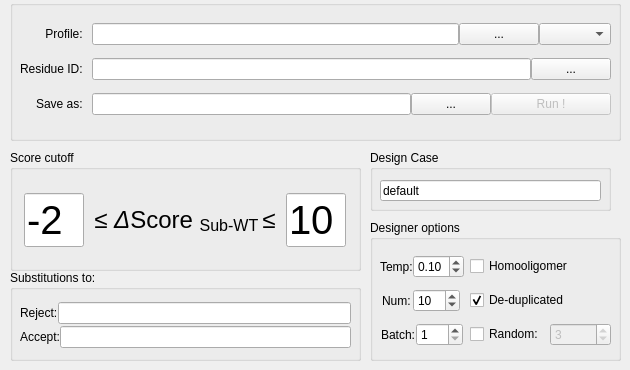
    <widget class="QWidget" name="tab_mutate">
     <property name="statusTip">
      <string>Load Mutants from PSSM with biases.</string>
     </property>
     <attribute name="title">
      <string>Mutate</string>
     </attribute>
     <widget class="QGroupBox" name="groupBox_4">
      <property name="geometry">
       <rect>
        <x>10</x>
        <y>0</y>
        <width>611</width>
        <height>141</height>
       </rect>
      </property>
      <property name="title">
       <string/>
      </property>
      <widget class="QWidget" name="layoutWidget">
       <property name="geometry">
        <rect>
         <x>10</x>
         <y>10</y>
         <width>591</width>
         <height>121</height>
        </rect>
       </property>
       <layout class="QGridLayout" name="gridLayout_IO">
        <property name="verticalSpacing">
         <number>0</number>
        </property>
        <item row="0" column="1">
         <layout class="QHBoxLayout" name="horizontalLayout_18">
          <item>
           <widget class="QLineEdit" name="lineEdit_input_csv">
            <property name="statusTip">
             <string>Input protein profile. eg. PSSM/DMS/CSV. Ignored if external designer is used.</string>
            </property>
            <property name="text">
             <string/>
            </property>
           </widget>
          </item>
          <item>
           <widget class="QPushButton" name="pushButton_open_input_csv">
            <property name="text">
             <string>...</string>
            </property>
           </widget>
          </item>
          <item>
           <widget class="QComboBox" name="comboBox_profile_type">
            <property name="sizePolicy">
             <sizepolicy hsizetype="Fixed" vsizetype="Fixed">
              <horstretch>0</horstretch>
              <verstretch>0</verstretch>
             </sizepolicy>
            </property>
            <property name="minimumSize">
             <size>
              <width>0</width>
              <height>0</height>
             </size>
            </property>
            <property name="maximumSize">
             <size>
              <width>120</width>
              <height>16777215</height>
             </size>
            </property>
            <property name="statusTip">
             <string>Format of profile, automatically determined. Profile will be ignored if choosing external designer.</string>
            </property>
           </widget>
          </item>
         </layout>
        </item>
        <item row="1" column="0">
         <widget class="QLabel" name="label_input_pssm_csv_2">
          <property name="text">
           <string>Residue ID: </string>
          </property>
          <property name="alignment">
           <set>Qt::AlignRight|Qt::AlignTrailing|Qt::AlignVCenter</set>
          </property>
         </widget>
        </item>
        <item row="2" column="1">
         <layout class="QHBoxLayout" name="horizontalLayout_19">
          <item>
           <widget class="QLineEdit" name="lineEdit_output_pse_mutate">
            <property name="sizePolicy">
             <sizepolicy hsizetype="Minimum" vsizetype="Fixed">
              <horstretch>0</horstretch>
              <verstretch>0</verstretch>
             </sizepolicy>
            </property>
            <property name="statusTip">
             <string>Output session path</string>
            </property>
            <property name="text">
             <string/>
            </property>
           </widget>
          </item>
          <item>
           <widget class="QPushButton" name="pushButton_open_output_pse_mutate">
            <property name="sizePolicy">
             <sizepolicy hsizetype="Fixed" vsizetype="Fixed">
              <horstretch>0</horstretch>
              <verstretch>0</verstretch>
             </sizepolicy>
            </property>
            <property name="text">
             <string>...</string>
            </property>
           </widget>
          </item>
          <item>
           <widget class="QPushButton" name="pushButton_run_PSSM_to_pse">
            <property name="enabled">
             <bool>false</bool>
            </property>
            <property name="sizePolicy">
             <sizepolicy hsizetype="Fixed" vsizetype="Fixed">
              <horstretch>0</horstretch>
              <verstretch>0</verstretch>
             </sizepolicy>
            </property>
            <property name="maximumSize">
             <size>
              <width>120</width>
              <height>16777215</height>
             </size>
            </property>
            <property name="text">
             <string>Run !</string>
            </property>
            <property name="checkable">
             <bool>false</bool>
            </property>
           </widget>
          </item>
         </layout>
        </item>
        <item row="2" column="0">
         <widget class="QLabel" name="label_output_pse_2">
          <property name="text">
           <string>Save as: </string>
          </property>
          <property name="alignment">
           <set>Qt::AlignRight|Qt::AlignTrailing|Qt::AlignVCenter</set>
          </property>
         </widget>
        </item>
        <item row="1" column="1">
         <layout class="QHBoxLayout" name="horizontalLayout_3">
          <item>
           <widget class="QLineEdit" name="lineEdit_input_customized_indices">
            <property name="statusTip">
             <string>Design residue indices, text file or string like `16-78,99,103,192-199`</string>
            </property>
            <property name="text">
             <string/>
            </property>
           </widget>
          </item>
          <item>
           <widget class="QPushButton" name="pushButton_open_customized_indices">
            <property name="sizePolicy">
             <sizepolicy hsizetype="Fixed" vsizetype="Fixed">
              <horstretch>0</horstretch>
              <verstretch>0</verstretch>
             </sizepolicy>
            </property>
            <property name="text">
             <string>...</string>
            </property>
           </widget>
          </item>
         </layout>
        </item>
        <item row="0" column="0">
         <widget class="QLabel" name="label_input_pssm_csv">
          <property name="text">
           <string>Profile: </string>
          </property>
          <property name="alignment">
           <set>Qt::AlignRight|Qt::AlignTrailing|Qt::AlignVCenter</set>
          </property>
         </widget>
        </item>
       </layout>
      </widget>
     </widget>
     <widget class="QGroupBox" name="groupBox_2">
      <property name="geometry">
       <rect>
        <x>10</x>
        <y>150</y>
        <width>351</width>
        <height>121</height>
       </rect>
      </property>
      <property name="title">
       <string>Score cutoff</string>
      </property>
      <widget class="QWidget" name="verticalLayoutWidget_4">
       <property name="geometry">
        <rect>
         <x>10</x>
         <y>30</y>
         <width>331</width>
         <height>81</height>
        </rect>
       </property>
       <layout class="QVBoxLayout" name="verticalLayout_7">
        <item>
         <layout class="QHBoxLayout" name="horizontalLayout_36">
          <item>
           <widget class="QLineEdit" name="lineEdit_score_minima">
            <property name="sizePolicy">
             <sizepolicy hsizetype="Fixed" vsizetype="Fixed">
              <horstretch>0</horstretch>
              <verstretch>0</verstretch>
             </sizepolicy>
            </property>
            <property name="maximumSize">
             <size>
              <width>60</width>
              <height>16777215</height>
             </size>
            </property>
            <property name="font">
             <font>
              <pointsize>30</pointsize>
             </font>
            </property>
            <property name="statusTip">
             <string/>
            </property>
            <property name="inputMethodHints">
             <set>Qt::ImhDigitsOnly</set>
            </property>
            <property name="text">
             <string>-2</string>
            </property>
           </widget>
          </item>
          <item>
           <widget class="QLabel" name="label_output_pse_3">
            <property name="sizePolicy">
             <sizepolicy hsizetype="Fixed" vsizetype="Fixed">
              <horstretch>0</horstretch>
              <verstretch>0</verstretch>
             </sizepolicy>
            </property>
            <property name="statusTip">
             <string>Scoring criteria for profile designer.</string>
            </property>
            <property name="text">
             <string>&lt;html&gt;&lt;head/&gt;&lt;body&gt;&lt;p&gt;&lt;span style=&quot; font-size:18pt;&quot;&gt;≤ &lt;/span&gt;&lt;span style=&quot; font-size:18pt; font-style:italic;&quot;&gt;Δ&lt;/span&gt;&lt;span style=&quot; font-size:18pt;&quot;&gt;Score &lt;/span&gt;&lt;span style=&quot; font-size:18pt; vertical-align:sub;&quot;&gt;Sub-WT &lt;/span&gt;&lt;span style=&quot; font-size:18pt;&quot;&gt;≤&lt;/span&gt;&lt;/p&gt;&lt;/body&gt;&lt;/html&gt;</string>
            </property>
            <property name="alignment">
             <set>Qt::AlignCenter</set>
            </property>
           </widget>
          </item>
          <item>
           <widget class="QLineEdit" name="lineEdit_score_maxima">
            <property name="sizePolicy">
             <sizepolicy hsizetype="Fixed" vsizetype="Fixed">
              <horstretch>0</horstretch>
              <verstretch>0</verstretch>
             </sizepolicy>
            </property>
            <property name="maximumSize">
             <size>
              <width>60</width>
              <height>16777215</height>
             </size>
            </property>
            <property name="font">
             <font>
              <pointsize>30</pointsize>
             </font>
            </property>
            <property name="statusTip">
             <string>Scoring criteria for profile designer.</string>
            </property>
            <property name="inputMethodHints">
             <set>Qt::ImhDigitsOnly</set>
            </property>
            <property name="text">
             <string>10</string>
            </property>
           </widget>
          </item>
         </layout>
        </item>
       </layout>
      </widget>
     </widget>
     <widget class="QGroupBox" name="groupBox_11">
      <property name="geometry">
       <rect>
        <x>370</x>
        <y>220</y>
        <width>251</width>
        <height>141</height>
       </rect>
      </property>
      <property name="title">
       <string>Designer options</string>
      </property>
      <widget class="QWidget" name="gridLayoutWidget">
       <property name="geometry">
        <rect>
         <x>10</x>
         <y>30</y>
         <width>231</width>
         <height>101</height>
        </rect>
       </property>
       <layout class="QGridLayout" name="gridLayout_6">
        <item row="1" column="0">
         <layout class="QHBoxLayout" name="horizontalLayout_49">
          <property name="spacing">
           <number>0</number>
          </property>
          <item>
           <widget class="QLabel" name="label_3">
            <property name="sizePolicy">
             <sizepolicy hsizetype="Fixed" vsizetype="Preferred">
              <horstretch>0</horstretch>
              <verstretch>0</verstretch>
             </sizepolicy>
            </property>
            <property name="statusTip">
             <string>Number of sequence to sample.</string>
            </property>
            <property name="text">
             <string>Num:</string>
            </property>
            <property name="alignment">
             <set>Qt::AlignLeading|Qt::AlignLeft|Qt::AlignVCenter</set>
            </property>
           </widget>
          </item>
          <item>
           <widget class="QSpinBox" name="spinBox_designer_batch">
            <property name="sizePolicy">
             <sizepolicy hsizetype="Fixed" vsizetype="Fixed">
              <horstretch>0</horstretch>
              <verstretch>0</verstretch>
             </sizepolicy>
            </property>
            <property name="statusTip">
             <string>Number of sequence to sample.</string>
            </property>
            <property name="alignment">
             <set>Qt::AlignLeading|Qt::AlignLeft|Qt::AlignVCenter</set>
            </property>
            <property name="minimum">
             <number>1</number>
            </property>
            <property name="maximum">
             <number>999</number>
            </property>
            <property name="singleStep">
             <number>1</number>
            </property>
            <property name="value">
             <number>10</number>
            </property>
           </widget>
          </item>
         </layout>
        </item>
        <item row="0" column="0">
         <layout class="QHBoxLayout" name="horizontalLayout_47">
          <property name="spacing">
           <number>0</number>
          </property>
          <item>
           <widget class="QLabel" name="label">
            <property name="sizePolicy">
             <sizepolicy hsizetype="Fixed" vsizetype="Preferred">
              <horstretch>0</horstretch>
              <verstretch>0</verstretch>
             </sizepolicy>
            </property>
            <property name="statusTip">
             <string>Temperature of external designer. Higher values will lead to more diversity.</string>
            </property>
            <property name="text">
             <string>Temp:</string>
            </property>
            <property name="alignment">
             <set>Qt::AlignLeading|Qt::AlignLeft|Qt::AlignVCenter</set>
            </property>
           </widget>
          </item>
          <item>
           <widget class="QDoubleSpinBox" name="doubleSpinBox_designer_temperature">
            <property name="sizePolicy">
             <sizepolicy hsizetype="Fixed" vsizetype="Fixed">
              <horstretch>0</horstretch>
              <verstretch>0</verstretch>
             </sizepolicy>
            </property>
            <property name="statusTip">
             <string>Temperature of external designer. Higher values will lead to more diversity.</string>
            </property>
            <property name="alignment">
             <set>Qt::AlignLeading|Qt::AlignLeft|Qt::AlignVCenter</set>
            </property>
            <property name="minimum">
             <double>0.050000000000000</double>
            </property>
            <property name="maximum">
             <double>0.600000000000000</double>
            </property>
            <property name="singleStep">
             <double>0.050000000000000</double>
            </property>
            <property name="value">
             <double>0.100000000000000</double>
            </property>
           </widget>
          </item>
         </layout>
        </item>
        <item row="1" column="1">
         <widget class="QCheckBox" name="checkBox_deduplicate_designs">
          <property name="statusTip">
           <string>Drop duplicated design randomly</string>
          </property>
          <property name="text">
           <string>De-duplicated</string>
          </property>
          <property name="checked">
           <bool>true</bool>
          </property>
         </widget>
        </item>
        <item row="2" column="0">
         <layout class="QHBoxLayout" name="horizontalLayout_50">
          <property name="spacing">
           <number>0</number>
          </property>
          <item>
           <widget class="QLabel" name="label_4">
            <property name="sizePolicy">
             <sizepolicy hsizetype="Fixed" vsizetype="Preferred">
              <horstretch>0</horstretch>
              <verstretch>0</verstretch>
             </sizepolicy>
            </property>
            <property name="statusTip">
             <string>Batch of parallelized sampling.  For ProteinMPNN, `total_num = batch * num_sample`</string>
            </property>
            <property name="text">
             <string>Batch:</string>
            </property>
            <property name="alignment">
             <set>Qt::AlignLeading|Qt::AlignLeft|Qt::AlignVCenter</set>
            </property>
           </widget>
          </item>
          <item>
           <widget class="QSpinBox" name="spinBox_designer_num_samples">
            <property name="sizePolicy">
             <sizepolicy hsizetype="Fixed" vsizetype="Fixed">
              <horstretch>0</horstretch>
              <verstretch>0</verstretch>
             </sizepolicy>
            </property>
            <property name="statusTip">
             <string>Batch of parallelized sampling.  For ProteinMPNN, `total_num = batch * num_sample`</string>
            </property>
            <property name="alignment">
             <set>Qt::AlignLeading|Qt::AlignLeft|Qt::AlignVCenter</set>
            </property>
            <property name="minimum">
             <number>1</number>
            </property>
            <property name="maximum">
             <number>999</number>
            </property>
           </widget>
          </item>
         </layout>
        </item>
        <item row="0" column="1">
         <widget class="QCheckBox" name="checkBox_designer_homooligomeric">
          <property name="statusTip">
           <string>Homo-oligomeric binding of design chain_id</string>
          </property>
          <property name="text">
           <string>Homooligomer</string>
          </property>
         </widget>
        </item>
        <item row="2" column="1">
         <layout class="QHBoxLayout" name="horizontalLayout_17">
          <item>
           <widget class="QCheckBox" name="checkBox_randomized_sampling">
            <property name="statusTip">
             <string>Randomized sampling of few shot mutant</string>
            </property>
            <property name="text">
             <string>Random:</string>
            </property>
           </widget>
          </item>
          <item>
           <widget class="QSpinBox" name="spinBox_randomized_sampling">
            <property name="enabled">
             <bool>false</bool>
            </property>
            <property name="statusTip">
             <string>Randomized sampling of few shot mutant</string>
            </property>
            <property name="minimum">
             <number>1</number>
            </property>
            <property name="value">
             <number>3</number>
            </property>
           </widget>
          </item>
         </layout>
        </item>
       </layout>
      </widget>
     </widget>
     <widget class="QGroupBox" name="groupBox_reject_substitution">
      <property name="geometry">
       <rect>
        <x>10</x>
        <y>270</y>
        <width>351</width>
        <height>91</height>
       </rect>
      </property>
      <property name="title">
       <string>Substitutions to:</string>
      </property>
      <widget class="QWidget" name="verticalLayoutWidget_14">
       <property name="geometry">
        <rect>
         <x>10</x>
         <y>30</y>
         <width>331</width>
         <height>51</height>
        </rect>
       </property>
       <layout class="QVBoxLayout" name="verticalLayout_20">
        <property name="spacing">
         <number>0</number>
        </property>
        <item>
         <layout class="QHBoxLayout" name="horizontalLayout_53">
          <item>
           <widget class="QLabel" name="label_2">
            <property name="sizePolicy">
             <sizepolicy hsizetype="Fixed" vsizetype="Preferred">
              <horstretch>0</horstretch>
              <verstretch>0</verstretch>
             </sizepolicy>
            </property>
            <property name="statusTip">
             <string>Reject some substitutions</string>
            </property>
            <property name="text">
             <string>Reject:</string>
            </property>
            <property name="alignment">
             <set>Qt::AlignLeading|Qt::AlignLeft|Qt::AlignVCenter</set>
            </property>
           </widget>
          </item>
          <item>
           <widget class="QLineEdit" name="lineEdit_reject_substitution">
            <property name="statusTip">
             <string>Substitutions to reject. eg. `PC` to reject proline and cysteine.</string>
            </property>
           </widget>
          </item>
         </layout>
        </item>
        <item>
         <layout class="QHBoxLayout" name="horizontalLayout_55">
          <item>
           <widget class="QLabel" name="label_5">
            <property name="sizePolicy">
             <sizepolicy hsizetype="Fixed" vsizetype="Preferred">
              <horstretch>0</horstretch>
              <verstretch>0</verstretch>
             </sizepolicy>
            </property>
            <property name="statusTip">
             <string>Allow some substitutions.</string>
            </property>
            <property name="text">
             <string>Accept:</string>
            </property>
            <property name="alignment">
             <set>Qt::AlignLeading|Qt::AlignLeft|Qt::AlignVCenter</set>
            </property>
           </widget>
          </item>
          <item>
           <widget class="QLineEdit" name="lineEdit_preffer_substitution">
            <property name="statusTip">
             <string>Preferred substitutions. For PSSM and CSV: `E:DATY K:RATY`. For external designers: `DNEQKRHHH`. </string>
            </property>
           </widget>
          </item>
         </layout>
        </item>
       </layout>
      </widget>
     </widget>
     <widget class="QGroupBox" name="groupBox">
      <property name="geometry">
       <rect>
        <x>370</x>
        <y>150</y>
        <width>241</width>
        <height>61</height>
       </rect>
      </property>
      <property name="title">
       <string>Design Case</string>
      </property>
      <widget class="QLineEdit" name="lineEdit_design_case">
       <property name="geometry">
        <rect>
         <x>10</x>
         <y>30</y>
         <width>221</width>
         <height>21</height>
        </rect>
       </property>
       <property name="statusTip">
        <string>You should name this design case with a proper label.</string>
       </property>
       <property name="text">
        <string>default</string>
       </property>
      </widget>
     </widget>
    </widget>
